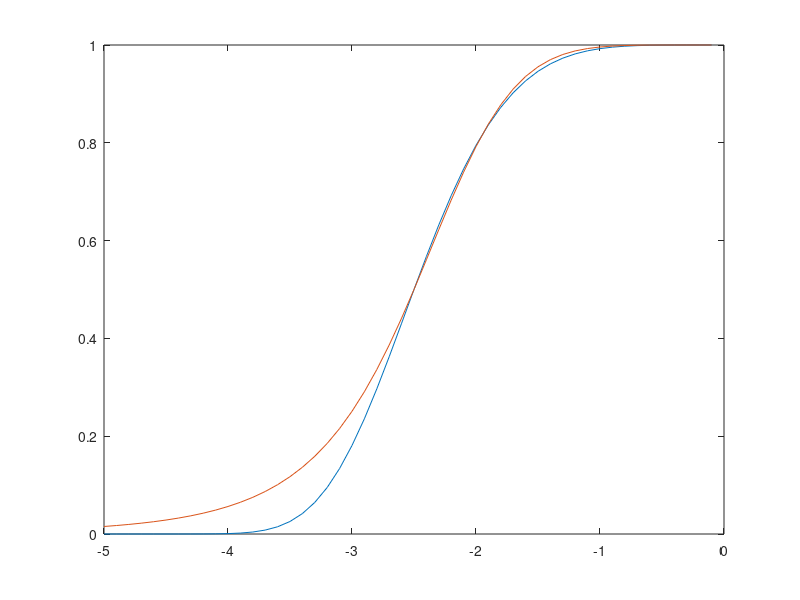

This figure's MATLAB source:
clear
close all


p = -0.1:-0.1:-5;

p50 = -2.5;
ck  = 4.95;
a   = 6


f1 = 2.^-((p/p50).^ck);
plot(p,f1)

hold on
f2 = 1./(1+(p/p50).^a)
plot(p,f2)